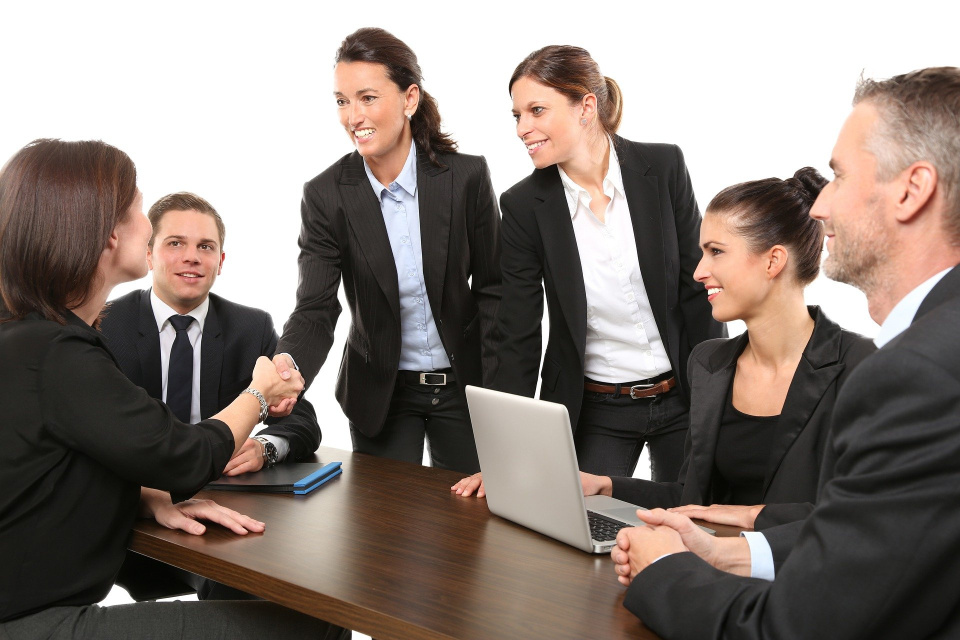
#> input picture Ch4/Face_Mosaic/image.jpg, 1920 x 1280 px (shown at 1/2 size)
$ python tracking.py
#> lines starting #> are read from the running program, lines starting #| are printed output that depends on the picture; after the words box and inside, x2 and y2 are one past the last pixel; in counts of white or black regions, pixels touching at a corner belong together
import numpy as np
import cv2

face_cascade = cv2.CascadeClassifier(cv2.data.haarcascades + 'haarcascade_frontalface_default.xml')
eye_cascade = cv2.CascadeClassifier(cv2.data.haarcascades + 'haarcascade_eye.xml')

ff = np.fromfile('image.jpg', np.uint8)
img = cv2.imdecode(ff, cv2.IMREAD_UNCHANGED)
#> img is the input picture: shape (1280, 1920, 3); mean B, G, R 118.3, 124.6, 135.5
img = cv2.resize(img, dsize=(0, 0), fx=1.0, fy=1.0, interpolation=cv2.INTER_LINEAR)

gray = cv2.cvtColor(img, cv2.COLOR_BGR2GRAY)
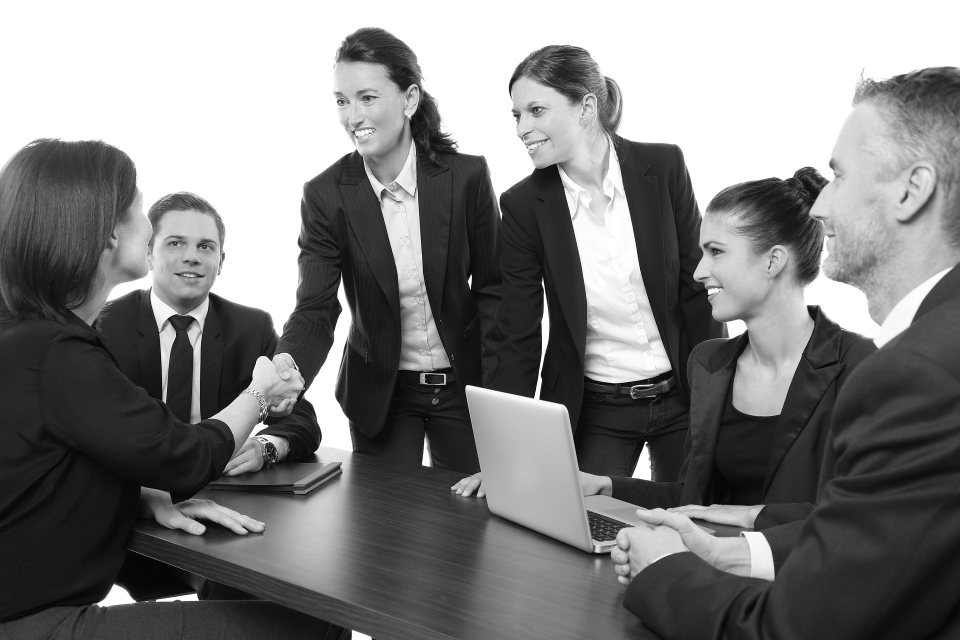
#> gray: shape (1280, 1920) (shown at 1/2 size); min 0, max 255, mean 127.2
faces = face_cascade.detectMultiScale(gray, 1.2, 5)
#> faces = [[1043, 262, 61, 61], [636, 136, 159, 159], [297, 424, 164, 164], [1344, 422, 215, 215]]
for (x,y,w,h) in faces:
    cv2.rectangle(img, (x,y), (x+w,y+h), (255,0,0), 2)

    roi_gray = gray[y:y+h, x:x+w]
    roi_color = img[y:y+h, x:x+w]
    eyes = eye_cascade.detectMultiScale(roi_gray)
    for (ex, ey, ew, eh) in eyes:
        cv2.rectangle(roi_color, (ex,ey), (ex+ew, ey+eh), (0,255,0), 2)
#> this loop made 4 passes
#> (x, y, w, h, eyes) on passes 2 to 4: (636, 136, 159, 159, [[33, 54, 30, 30], [76, 42, 42, 42]]), (297, 424, 164, 164, [[32, 43, 41, 41], [93, 50, 39, 39]]), (1344, 422, 215, 215, [[68, 62, 39, 39]])
#> pass 1, `roi_color = img[y:y+h, x:x+w]`:
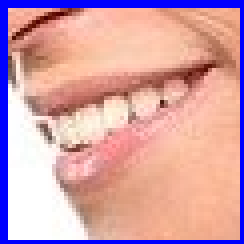
#> roi_color: shape (61, 61, 3) (shown 4 times larger); mean B, G, R 169.7, 161.8, 210.2
#> pass 2, `roi_gray = gray[y:y+h, x:x+w]`:
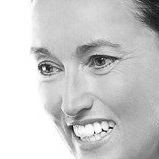
#> roi_gray: shape (159, 159); min 12, max 255, mean 203.4
#> pass 2, `roi_color = img[y:y+h, x:x+w]`:
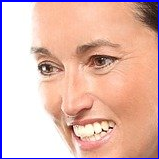
#> roi_color: shape (159, 159, 3); mean B, G, R 176.3, 185.9, 225.7
#> after the loop:
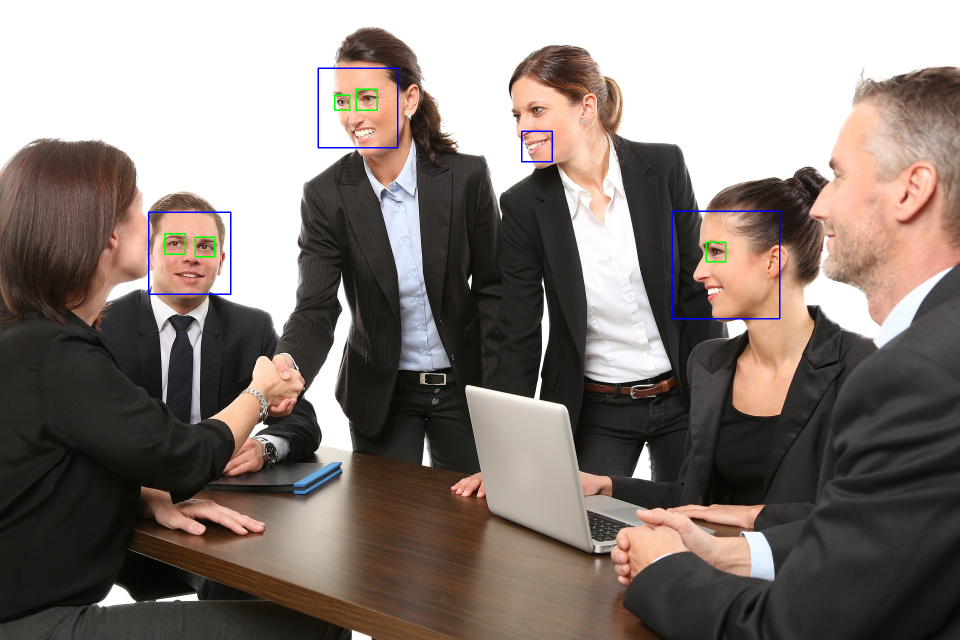
#> img: shape (1280, 1920, 3) (shown at 1/2 size); 0.38% of pixels changed, all inside (x1, y1, x2, y2) = (296, 135, 1561, 639)
#> after the loop:
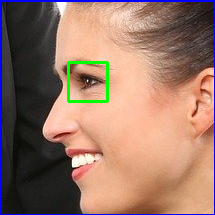
#> roi_color: shape (215, 215, 3); mean B, G, R 103.6, 118.4, 152.3
#> after the loop:
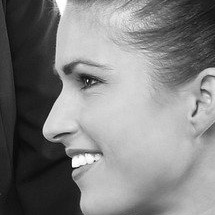
#> roi_gray: shape (215, 215); min 3, max 255, mean 128.8

cv2.imshow('face find', img)
cv2.waitKey(0)
cv2.destroyAllWindows()
